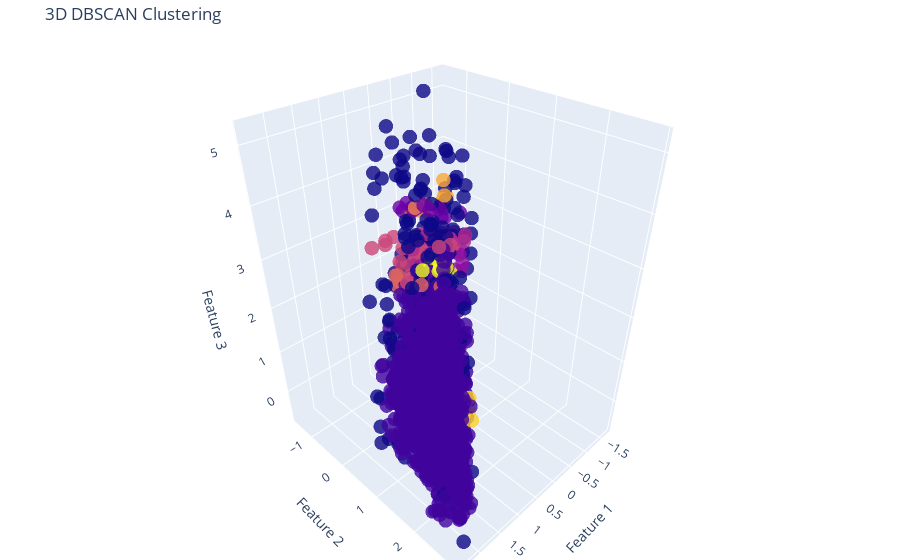

Notebook code cell kept with this figure:
### Code cell
import plotly.graph_objs as go
import plotly.express as px

X_plot = df_scaled[:, :3] 

fig = go.Figure(data=[go.Scatter3d(
    x=X_plot[:, 0],
    y=X_plot[:, 1],
    z=X_plot[:, 2],
    mode='markers',
    marker=dict(
        size=5,
        color=labels, 
        colorscale='Plasma', 
        opacity=0.8
    )
)])

fig.update_layout(
    scene=dict(
        xaxis_title='Feature 1',
        yaxis_title='Feature 2',
        zaxis_title='Feature 3'
    ),
    title='3D DBSCAN Clustering',
    margin=dict(l=0, r=0, b=0, t=40)
)

fig.show()

### Figure 1 — Plotly figure (JSON) as saved in the notebook; plotly's stock layout.template omitted (floating-point values rounded to 4 significant figures; data arrays with more than 128 entries replaced by an {"elided": "..."} marker saying what was removed)
{"data": [{"marker": {"color": {"elided": "6397 int values"}, "colorscale": [[0, "#0d0887"], [0.1111, "#46039f"], [0.2222, "#7201a8"], [0.3333, "#9c179e"], [0.4444, "#bd3786"], [0.5556, "#d8576b"], [0.6667, "#ed7953"], [0.7778, "#fb9f3a"], [0.8889, "#fdca26"], [1, "#f0f921"]], "opacity": 0.8, "size": 5}, "mode": "markers", "type": "scatter3d", "x": {"elided": "6397 float values"}, "y": {"elided": "6397 float values"}, "z": {"elided": "6397 float values"}}], "layout": {"margin": {"b": 0, "l": 0, "r": 0, "t": 40}, "scene": {"xaxis": {"title": {"text": "Feature 1"}}, "yaxis": {"title": {"text": "Feature 2"}}, "zaxis": {"title": {"text": "Feature 3"}}}, "title": {"text": "3D DBSCAN Clustering"}}}
